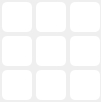
       <widget class="QGroupBox" name="groupBox">
        <property name="maximumSize">
         <size>
          <width>100</width>
          <height>100</height>
         </size>
        </property>
        <property name="styleSheet">
         <string notr="true">border: solid 0px; border-radius: 5px;</string>
        </property>
        <property name="title">
         <string/>
        </property>
        <layout class="QGridLayout" name="gridLayout_3">
         <property name="leftMargin">
          <number>2</number>
         </property>
         <property name="topMargin">
          <number>2</number>
         </property>
         <property name="rightMargin">
          <number>1</number>
         </property>
         <property name="bottomMargin">
          <number>2</number>
         </property>
         <property name="spacing">
          <number>4</number>
         </property>
         <item row="0" column="1">
          <widget class="QLineEdit" name="tb_01">
           <property name="minimumSize">
            <size>
             <width>30</width>
             <height>30</height>
            </size>
           </property>
           <property name="maximumSize">
            <size>
             <width>35</width>
             <height>35</height>
            </size>
           </property>
           <property name="styleSheet">
            <string>font-size: 16px; text-align: center; padding: 7px;</string>
           </property>
          </widget>
         </item>
         <item row="0" column="2">
          <widget class="QLineEdit" name="tb_02">
           <property name="minimumSize">
            <size>
             <width>30</width>
             <height>30</height>
            </size>
           </property>
           <property name="maximumSize">
            <size>
             <width>35</width>
             <height>35</height>
            </size>
           </property>
           <property name="styleSheet">
            <string>font-size: 16px; text-align: center; padding: 7px;</string>
           </property>
          </widget>
         </item>
         <item row="1" column="2">
          <widget class="QLineEdit" name="tb_12">
           <property name="minimumSize">
            <size>
             <width>30</width>
             <height>30</height>
            </size>
           </property>
           <property name="maximumSize">
            <size>
             <width>35</width>
             <height>35</height>
            </size>
           </property>
           <property name="styleSheet">
            <string>font-size: 16px; text-align: center; padding: 7px;</string>
           </property>
          </widget>
         </item>
         <item row="2" column="0">
          <widget class="QLineEdit" name="tb_20">
           <property name="minimumSize">
            <size>
             <width>30</width>
             <height>30</height>
            </size>
           </property>
           <property name="maximumSize">
            <size>
             <width>35</width>
             <height>35</height>
            </size>
           </property>
           <property name="styleSheet">
            <string>font-size: 16px; text-align: center; padding: 7px;</string>
           </property>
          </widget>
         </item>
         <item row="1" column="0">
          <widget class="QLineEdit" name="tb_10">
           <property name="minimumSize">
            <size>
             <width>30</width>
             <height>30</height>
            </size>
           </property>
           <property name="maximumSize">
            <size>
             <width>35</width>
             <height>35</height>
            </size>
           </property>
           <property name="styleSheet">
            <string>font-size: 16px; text-align: center; padding: 7px;</string>
           </property>
          </widget>
         </item>
         <item row="2" column="1">
          <widget class="QLineEdit" name="tb_21">
           <property name="minimumSize">
            <size>
             <width>30</width>
             <height>30</height>
            </size>
           </property>
           <property name="maximumSize">
            <size>
             <width>35</width>
             <height>35</height>
            </size>
           </property>
           <property name="styleSheet">
            <string>font-size: 16px; text-align: center; padding: 7px;</string>
           </property>
          </widget>
         </item>
         <item row="2" column="2">
          <widget class="QLineEdit" name="tb_22">
           <property name="minimumSize">
            <size>
             <width>30</width>
             <height>30</height>
            </size>
           </property>
           <property name="maximumSize">
            <size>
             <width>35</width>
             <height>35</height>
            </size>
           </property>
           <property name="styleSheet">
            <string>font-size: 16px; text-align: center; padding: 7px;</string>
           </property>
          </widget>
         </item>
         <item row="0" column="0">
          <widget class="QLineEdit" name="tb_00">
           <property name="minimumSize">
            <size>
             <width>30</width>
             <height>30</height>
            </size>
           </property>
           <property name="maximumSize">
            <size>
             <width>35</width>
             <height>35</height>
            </size>
           </property>
           <property name="styleSheet">
            <string>font-size: 16px; text-align: center; padding: 7px;</string>
           </property>
          </widget>
         </item>
         <item row="1" column="1">
          <widget class="QLineEdit" name="tb_11">
           <property name="minimumSize">
            <size>
             <width>30</width>
             <height>30</height>
            </size>
           </property>
           <property name="maximumSize">
            <size>
             <width>35</width>
             <height>35</height>
            </size>
           </property>
           <property name="styleSheet">
            <string>font-size: 16px; text-align: center; padding: 7px;</string>
           </property>
          </widget>
         </item>
        </layout>
       </widget>
